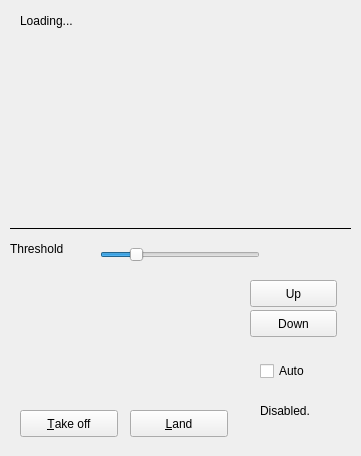
<?xml version="1.0" encoding="UTF-8"?>
<ui version="4.0">
 <class>Form</class>
 <widget class="QWidget" name="Form">
  <property name="geometry">
   <rect>
    <x>0</x>
    <y>0</y>
    <width>361</width>
    <height>456</height>
   </rect>
  </property>
  <property name="windowTitle">
   <string>Form</string>
  </property>
  <widget class="QLabel" name="lbVideo">
   <property name="geometry">
    <rect>
     <x>20</x>
     <y>10</y>
     <width>71</width>
     <height>21</height>
    </rect>
   </property>
   <property name="text">
    <string>Loading...</string>
   </property>
  </widget>
  <widget class="QLabel" name="up_lbl">
   <property name="geometry">
    <rect>
     <x>150</x>
     <y>240</y>
     <width>64</width>
     <height>64</height>
    </rect>
   </property>
   <property name="text">
    <string/>
   </property>
   <property name="pixmap">
    <pixmap>img/up_up.png</pixmap>
   </property>
  </widget>
  <widget class="Line" name="line_6">
   <property name="geometry">
    <rect>
     <x>10</x>
     <y>220</y>
     <width>341</width>
     <height>16</height>
    </rect>
   </property>
   <property name="frameShadow">
    <enum>QFrame::Plain</enum>
   </property>
   <property name="orientation">
    <enum>Qt::Horizontal</enum>
   </property>
  </widget>
  <widget class="QPushButton" name="pbLand">
   <property name="geometry">
    <rect>
     <x>130</x>
     <y>410</y>
     <width>98</width>
     <height>27</height>
    </rect>
   </property>
   <property name="text">
    <string>&amp;Land</string>
   </property>
  </widget>
  <widget class="QSlider" name="hsThreshold">
   <property name="geometry">
    <rect>
     <x>100</x>
     <y>240</y>
     <width>160</width>
     <height>29</height>
    </rect>
   </property>
   <property name="value">
    <number>20</number>
   </property>
   <property name="orientation">
    <enum>Qt::Horizontal</enum>
   </property>
  </widget>
  <widget class="QLabel" name="label">
   <property name="geometry">
    <rect>
     <x>10</x>
     <y>240</y>
     <width>71</width>
     <height>17</height>
    </rect>
   </property>
   <property name="text">
    <string>Threshold</string>
   </property>
  </widget>
  <widget class="QPushButton" name="pbTakeoff">
   <property name="geometry">
    <rect>
     <x>20</x>
     <y>410</y>
     <width>98</width>
     <height>27</height>
    </rect>
   </property>
   <property name="text">
    <string>&amp;Take off</string>
   </property>
  </widget>
  <widget class="QPushButton" name="pbUp">
   <property name="geometry">
    <rect>
     <x>250</x>
     <y>280</y>
     <width>87</width>
     <height>27</height>
    </rect>
   </property>
   <property name="text">
    <string>Up</string>
   </property>
  </widget>
  <widget class="QPushButton" name="pbDown">
   <property name="geometry">
    <rect>
     <x>250</x>
     <y>310</y>
     <width>87</width>
     <height>27</height>
    </rect>
   </property>
   <property name="text">
    <string>Down</string>
   </property>
  </widget>
  <widget class="QCheckBox" name="cbAuto">
   <property name="geometry">
    <rect>
     <x>260</x>
     <y>360</y>
     <width>89</width>
     <height>22</height>
    </rect>
   </property>
   <property name="text">
    <string>Auto</string>
   </property>
  </widget>
  <widget class="QLabel" name="lbAuto">
   <property name="geometry">
    <rect>
     <x>260</x>
     <y>390</y>
     <width>81</width>
     <height>41</height>
    </rect>
   </property>
   <property name="text">
    <string>Disabled.</string>
   </property>
  </widget>
 </widget>
 <resources/>
 <connections/>
</ui>
